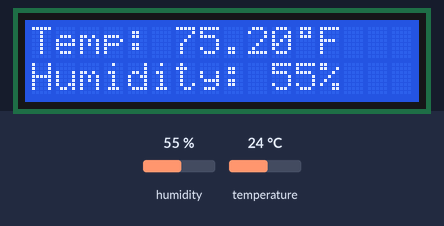
Bench run of a sketch on a simulated Arduino Uno, built with avr-gcc and run on an emulated ATmega328P. Parts: 16×2 character LCD. The test bench sets the inputs (shaded band); at power-on: humidity 55 %, temperature 24 °C.

Above: at 1.2 s.
1.3 s: humidity set to 22 %
At 5.9 s:
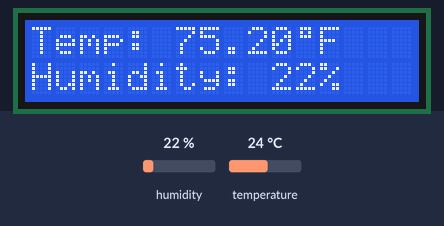
7.3 s: temperature set to 12 °C
At 10.8 s:
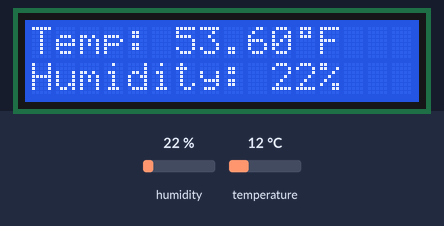
13.3 s: humidity set to 40 %
At 15.7 s:
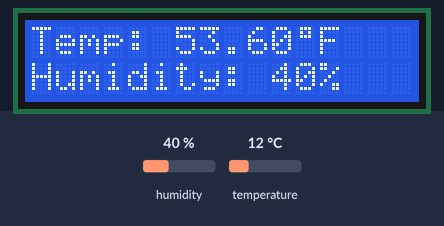
19.3 s: temperature set to 19 °C
At 20.6 s:
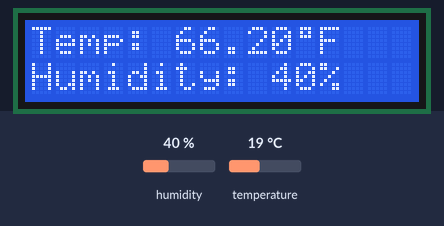
Timing chart, 0 to 22.3 s (numbered marks = the images above; inputs shaded):
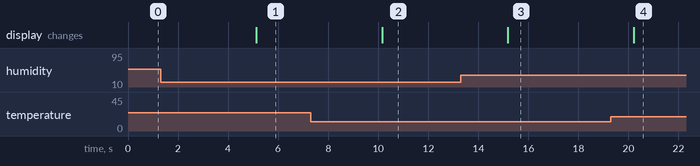

The sketch:

dsm1015_hw06.ino
```cpp
/*
    *  Homework 6 - Digital Thermometer
    *  Author: Douglas Maxwell
    *  Date: 2024-03-25
    *
    *  Description: This program reads the temperature and humidity from a DHT11 sensor and displays it on an LCD screen.
*/

// include the library code:
#include <LiquidCrystal.h>
#include <DHTStable.h>

// initialize the library by associating any needed LCD interface pin
// with the arduino pin number it is connected to
const int rs = 7, en = 8, d4 = 9, d5 = 10, d6 = 11, d7 = 12;
LiquidCrystal lcd(rs, en, d4, d5, d6, d7);

// create an instance of the DHTStable class
DHTStable dht;

// define the pin for the DHT11 sensor
const int DHT11_PIN = 3;

// define the custom character for the degree symbol
byte degree[] = {
    B01110,
    B01010,
    B01110,
    B00000,
    B00000,
    B00000,
    B00000,
    B00000
};

void setup() {
    // set up the LCD's number of columns and rows:
    lcd.begin(16, 2);

    // create a custom character for the degree symbol with integer value 1
    lcd.createChar(1, degree);

    lcd.clear();
}

// Function to convert temperature from Celsius to Fahrenheit
float celsiusToFahrenheit(float temp) {
    return ((temp * 9) / 5) + 32;
}

/*
* The loop function will read the temperature and humidity from the DHT11 sensor and display it on the LCD screen.
* It will use the DHTStable library to read the values from the sensor and convert the temperature from Celsius to Fahrenheit.
* The temperature and humidity values will be displayed on the LCD screen with a delay of 5 seconds between readings.
*/
void loop() {
    lcd.clear();

    int chk = dht.read11(DHT11_PIN);

    float temp = dht.getTemperature();
    int humidity = dht.getHumidity();
    temp = celsiusToFahrenheit(temp);

    String tempString = "Temp: " + String(temp) + (char)1 + "F";
    String humidityString = "Humidity: " + String(humidity) + "%";

    lcd.setCursor(0,0);
    lcd.print(tempString);
    lcd.setCursor(0,1);
    lcd.print(humidityString);

    delay(5000);
}
```

Measured:
- after the input at 1.3 s, the display: changes after 3.8 s (image 1)
- after the input at 7.3 s, the display: changes after 2.9 s (image 2)
- after the input at 13.3 s, the display: changes after 1.9 s (image 3)
- after the input at 19.3 s, the display: changes after 0.91 s (image 4)
